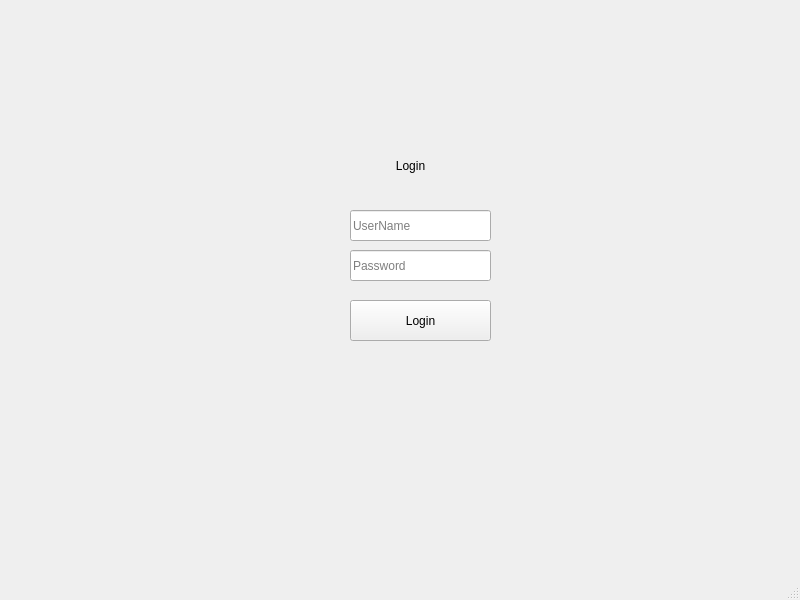
<?xml version="1.0" encoding="UTF-8"?>
<ui version="4.0">
 <class>MainWindow</class>
 <widget class="QMainWindow" name="MainWindow">
  <property name="geometry">
   <rect>
    <x>0</x>
    <y>0</y>
    <width>800</width>
    <height>600</height>
   </rect>
  </property>
  <property name="windowTitle">
   <string>MainWindow</string>
  </property>
  <widget class="QWidget" name="centralwidget">
   <widget class="QLabel" name="label">
    <property name="geometry">
     <rect>
      <x>330</x>
      <y>130</y>
      <width>161</width>
      <height>71</height>
     </rect>
    </property>
    <property name="text">
     <string>Login</string>
    </property>
    <property name="alignment">
     <set>Qt::AlignCenter</set>
    </property>
   </widget>
   <widget class="QLineEdit" name="lineEdit">
    <property name="geometry">
     <rect>
      <x>350</x>
      <y>210</y>
      <width>141</width>
      <height>31</height>
     </rect>
    </property>
    <property name="inputMask">
     <string extracomment="Username"/>
    </property>
    <property name="text">
     <string/>
    </property>
    <property name="placeholderText">
     <string>UserName</string>
    </property>
   </widget>
   <widget class="QLineEdit" name="lineEdit_2">
    <property name="geometry">
     <rect>
      <x>350</x>
      <y>250</y>
      <width>141</width>
      <height>31</height>
     </rect>
    </property>
    <property name="text">
     <string/>
    </property>
    <property name="placeholderText">
     <string>Password</string>
    </property>
   </widget>
   <widget class="QPushButton" name="pushButton">
    <property name="geometry">
     <rect>
      <x>350</x>
      <y>300</y>
      <width>141</width>
      <height>41</height>
     </rect>
    </property>
    <property name="text">
     <string>Login</string>
    </property>
   </widget>
  </widget>
  <widget class="QMenuBar" name="menubar">
   <property name="geometry">
    <rect>
     <x>0</x>
     <y>0</y>
     <width>800</width>
     <height>24</height>
    </rect>
   </property>
  </widget>
  <widget class="QStatusBar" name="statusbar"/>
 </widget>
 <resources/>
 <connections/>
</ui>
